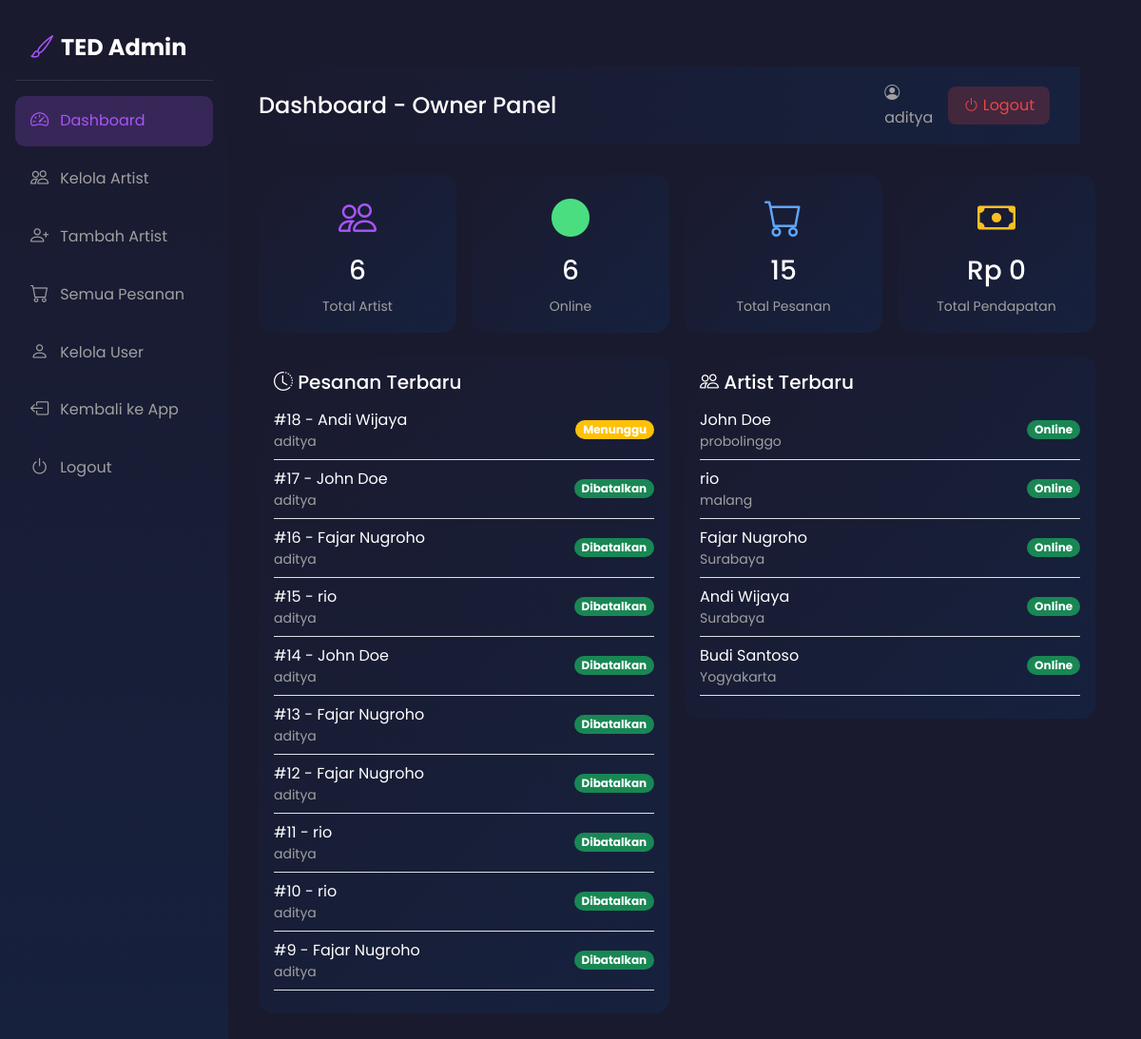
Before: /owner/ (signed in) with the older database file.
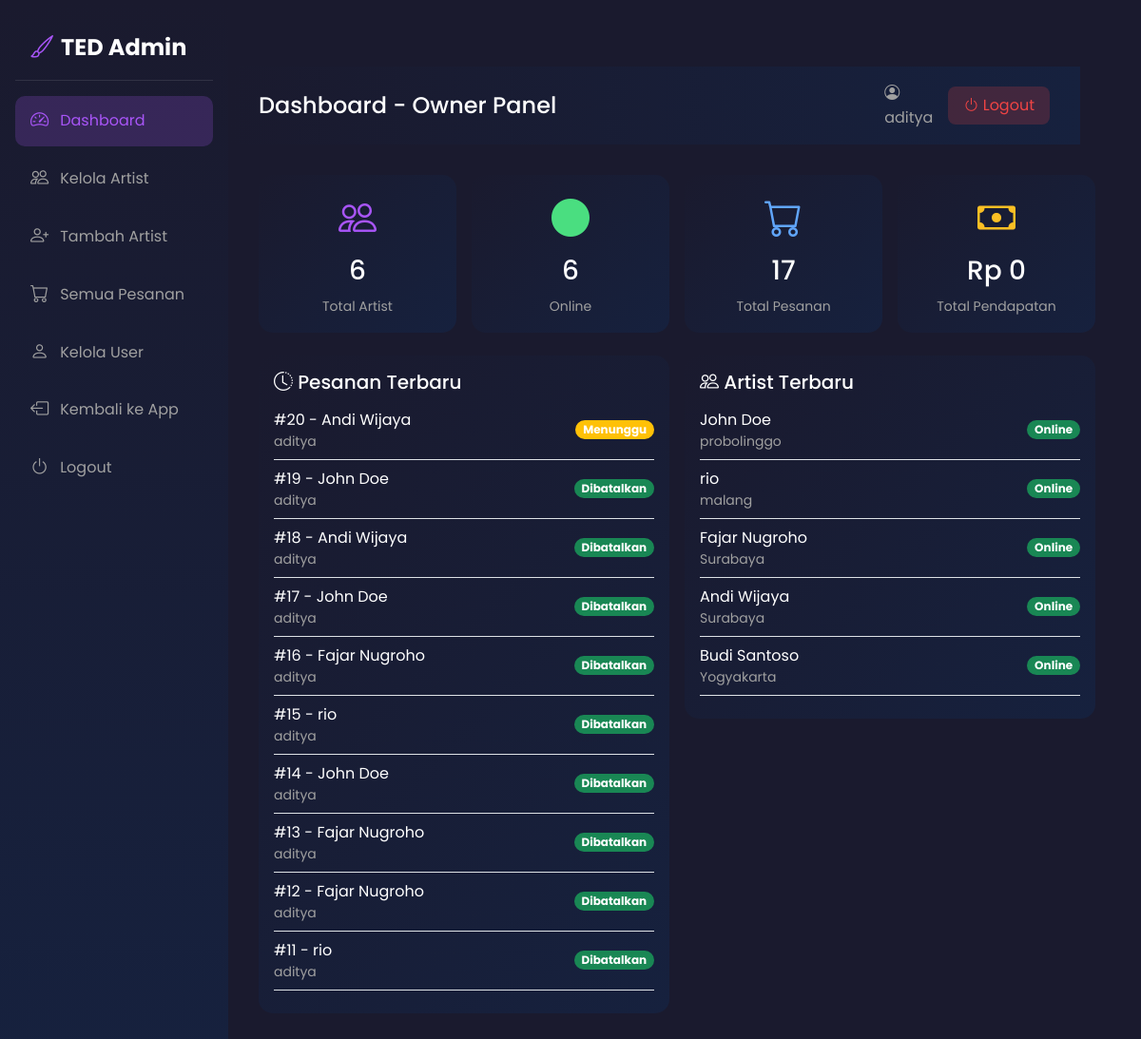
After: the same page with the newer database file.
### tedapp/models.py (models this page shows, shortened)
class Booking(models.Model):
    STATUS_CHOICES = [
        ('pending', 'Menunggu'),
        ('confirmed', 'Dikonfirmasi'),
        ('on_the_way', 'Dalam Perjalanan'),
        ('arrived', 'Tiba'),
        ('started', 'Sedang Dikerjakan'),
        ('completed', 'Selesai'),
        ('cancelled', 'Dibatalkan'),
    ]
    SERVICE_TYPE_CHOICES = [
        ('studio', 'Ke Studio'),
        ('home', 'Ke Rumah'),
    ]
    PAYMENT_METHOD_CHOICES = [
        ('cash', 'Tunai'),
        ('gopay', 'GoPay'),
        ('ovo', 'OVO'),
        ('dana', 'DANA'),
        ('shopeepay', 'ShopeePay'),
        ('transfer', 'Transfer Bank'),
    ]
    PAYMENT_STATUS_CHOICES = [
        ('pending', 'Menunggu'),
        ('paid', 'Lunas'),
        ('failed', 'Gagal'),
    ]
    user = models.ForeignKey(User, on_delete=models.CASCADE, related_name='bookings')
    artist = models.ForeignKey(Artist, on_delete=models.CASCADE, related_name='bookings')
    service = models.ForeignKey(Service, on_delete=models.CASCADE, related_name='bookings')
    service_type = models.CharField(max_length=10, choices=SERVICE_TYPE_CHOICES)
    payment_method = models.CharField(max_length=20, choices=PAYMENT_METHOD_CHOICES, default='cash')
    payment_status = models.CharField(max_length=20, choices=PAYMENT_STATUS_CHOICES, default='pending')
    booking_date = models.DateField()
    booking_time = models.TimeField()
    address = models.TextField()
    city = models.CharField(max_length=100)
    user_latitude = models.DecimalField(max_digits=9, decimal_places=6, null=True, blank=True)
    user_longitude = models.DecimalField(max_digits=9, decimal_places=6, null=True, blank=True)
    description = models.TextField(blank=True)
    status = models.CharField(max_length=20, choices=STATUS_CHOICES, default='pending')
    total_price = models.DecimalField(max_digits=10, decimal_places=0)
    notes = models.TextField(blank=True)
    cancellation_reason = models.TextField(blank=True)
    estimated_arrival = models.IntegerField(default=0, help_text='Estimasi waktu arrival dalam menit')
    created_at = models.DateTimeField(auto_now_add=True)
    updated_at = models.DateTimeField(auto_now=True)

class Artist(models.Model):
    user = models.OneToOneField(User, on_delete=models.CASCADE, null=True, blank=True, related_name='artist_profile')
    name = models.CharField(max_length=200)
    nickname = models.CharField(max_length=100)
    photo = models.ImageField(upload_to='artists/', blank=True, null=True)
    phone = models.CharField(max_length=20)
    email = models.EmailField(blank=True)
    address = models.CharField(max_length=300)
    city = models.CharField(max_length=100)
    latitude = models.DecimalField(max_digits=9, decimal_places=6, null=True, blank=True)
    longitude = models.DecimalField(max_digits=9, decimal_places=6, null=True, blank=True)
    current_latitude = models.DecimalField(max_digits=9, decimal_places=6, null=True, blank=True, help_text='Lokasi saat ini (mobile tracking)')
    current_longitude = models.DecimalField(max_digits=9, decimal_places=6, null=True, blank=True, help_text='Lokasi saat ini (mobile tracking)')
    description = models.TextField()
    specializations = models.CharField(max_length=300)
    experience_years = models.IntegerField(default=0)
    rating = models.DecimalField(max_digits=3, decimal_places=2, default=0)
    total_reviews = models.IntegerField(default=0)
    is_available_home = models.BooleanField(default=True)
    is_available_studio = models.BooleanField(default=True)
    home_service_fee = models.DecimalField(max_digits=10, decimal_places=0, default=0)
    studio_name = models.CharField(max_length=200, blank=True)
    studio_address = models.CharField(max_length=300, blank=True)
    service_radius_km = models.DecimalField(max_digits=5, decimal_places=2, default=20, help_text='Radius layanan dalam km')
    is_verified = models.BooleanField(default=False)
    is_active = models.BooleanField(default=True)
    is_online = models.BooleanField(default=False, help_text='Artist sedang online/menerima order')
    payment_gopay = models.CharField(max_length=30, blank=True, help_text='Nomor GoPay')
    payment_ovo = models.CharField(max_length=30, blank=True, help_text='Nomor OVO')
    payment_dana = models.CharField(max_length=30, blank=True, help_text='Nomor DANA')
    payment_shopeepay = models.CharField(max_length=30, blank=True, help_text='Nomor ShopeePay')
    payment_transfer = models.CharField(max_length=50, blank=True, help_text='Nomor Rekening Transfer Bank')
    payment_bank_name = models.CharField(max_length=50, blank=True, help_text='Nama Bank')
    created_at = models.DateTimeField(auto_now_add=True)

### tedapp/views.py (the view)
# urls.py: path('owner/', views.owner_dashboard, name='owner_dashboard'),
@login_required
def owner_dashboard(request):
    try:
        profile = request.user.profile
        if profile.role != 'owner':
            messages.error(request, 'Anda tidak memiliki akses ke halaman owner.')
            return redirect('home')
    except UserProfile.DoesNotExist:
        UserProfile.objects.create(user=request.user, role='user')
        return redirect('home')
    total_artists = Artist.objects.count()
    active_artists = Artist.objects.filter(is_active=True).count()
    online_artists = Artist.objects.filter(is_online=True).count()
    total_bookings = Booking.objects.count()
    pending_bookings = Booking.objects.filter(status='pending').count()
    total_users = User.objects.count()
    total_revenue = Transaction.objects.filter(status='paid').aggregate(Sum('amount'))['amount__sum'] or 0
    recent_bookings = Booking.objects.order_by('-created_at')[:10]
    recent_artists = Artist.objects.order_by('-created_at')[:5]
    context = {
        'total_artists': total_artists,
        'active_artists': active_artists,
        'online_artists': online_artists,
        'total_bookings': total_bookings,
        'pending_bookings': pending_bookings,
        'total_users': total_users,
        'total_revenue': total_revenue,
        'recent_bookings': recent_bookings,
        'recent_artists': recent_artists,
    }
    return render(request, 'tedapp/owner_dashboard.html', context)

### tedapp/templates/tedapp/owner_dashboard.html (shortened to what the changed rows need)
{% extends 'tedapp/owner_base.html' %}
{% block page_title %}Dashboard - Owner Panel{% endblock %}
{% block content %}
<div class="row g-3 mb-4">
    <div class="col-6 col-md-3">
        <div class="card border-0" style="background: linear-gradient(135deg, #1a1a2e 0%, #16213e 100%); border-radius: 15px;">
            <div class="card-body text-center">
                <i class="bi bi-cart fs-1" style="color: #60a5fa;"></i>
                <h3 class="mt-2 text-white">{{ total_bookings }}</h3>
                <small style="color: #a0a0a0;">Total Pesanan</small>
            </div>
        </div>
    </div>
</div>
<div class="row g-3">
    <div class="col-md-6">
        <div class="card border-0" style="background: linear-gradient(135deg, #1a1a2e 0%, #16213e 100%); border-radius: 15px;">
            <div class="card-body">
                {% for booking in recent_bookings %}
                <div class="d-flex justify-content-between align-items-center border-bottom pb-2 mb-2">
                    <div>
                        <span class="text-white">#{{ booking.id }} - {{ booking.artist.name }}</span>
                        <small class="d-block" style="color: #a0a0a0;">{{ booking.user.username }}</small>
                    </div>
                    <span class="badge rounded-pill {% if booking.status == 'pending' %}bg-warning{% elif booking.status == 'completed' %}bg-secondary{% else %}bg-success{% endif %}">
                        {{ booking.get_status_display }}
                    </span>
                </div>
                {% empty %}
                <p style="color: #a0a0a0;">Belum ada pesanan</p>
                {% endfor %}
            </div>
        </div>
    </div>
    <div class="col-md-6">
        <div class="card border-0" style="background: linear-gradient(135deg, #1a1a2e 0%, #16213e 100%); border-radius: 15px;">
            <div class="card-body">
                {% for artist in recent_artists %}
                <div class="d-flex justify-content-between align-items-center border-bottom pb-2 mb-2">
                    <div>
                        <span class="text-white">{{ artist.name }}</span>
                        <small class="d-block" style="color: #a0a0a0;">{{ artist.city }}</small>
                    </div>
                    <span class="badge rounded-pill {% if artist.is_online %}bg-success{% else %}bg-secondary{% endif %}">
                        {% if artist.is_online %}Online{% else %}Offline{% endif %}
                    </span>
                </div>
                {% empty %}
                <p style="color: #a0a0a0;">Belum ada artist</p>
                {% endfor %}
            </div>
        </div>
    </div>
</div>
{% endblock %}

Changed rows visible on the page:
no longer on this page (row unchanged): Booking: id "10", artist.name "rio", user.username "aditya", status "Dibatalkan"
no longer on this page (row unchanged): Booking: id "9", artist.name "Fajar Nugroho", user.username "aditya", status "Dibatalkan"
added Booking: id "20", artist.name "Andi Wijaya", user.username "aditya", status "Menunggu"
added Booking: id "19", artist.name "John Doe", user.username "aditya", status "Dibatalkan"
changed Booking id 18: status "Menunggu" → "Dibatalkan"
Other visible differences:
{{ total_bookings }}: "15" → "17"
